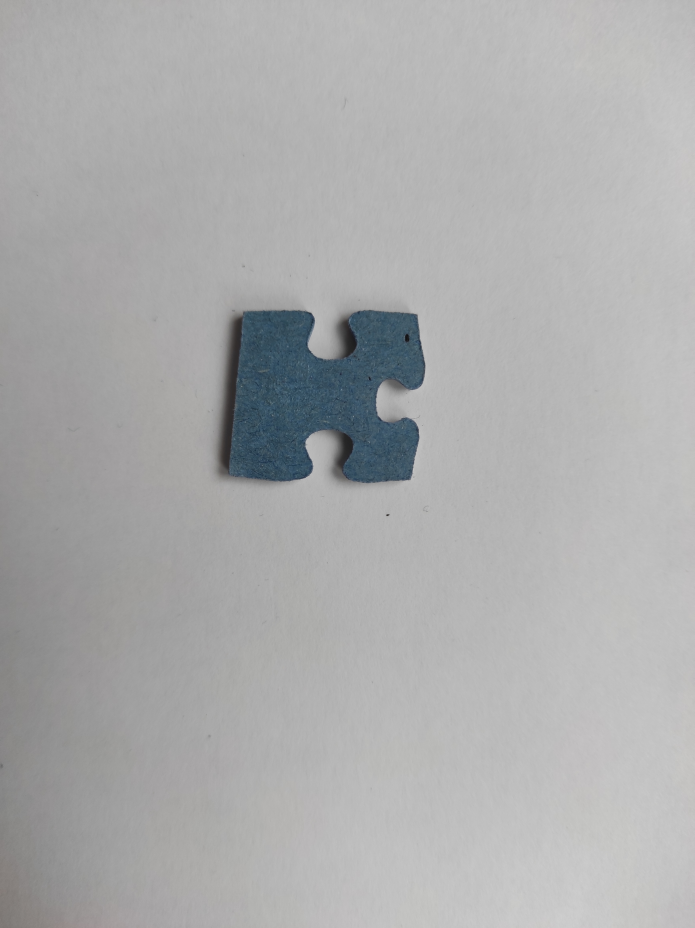
#> input picture data/pzl_1/pzl_1_001_back.jpg, 3472 x 4640 px (shown at 1/5 size); its folder holds only this picture in this run
$ jupyter execute sort_data.ipynb
#> lines starting #> are read from the running program, lines starting #| are printed output that depends on the picture
#> further down, img is the input picture: shape (4640, 3472, 3); mean B, G, R 172.8, 172.3, 171.6
[cell 1]
from pathlib import Path
import cv2
import os

source_dir = Path("../data/pzl_1")
target_dir = Path("../data/pzl_1_processed")
target_dir.mkdir(parents=True, exist_ok=True)
target_size = (256, 256)

def center_crop_to_square(image):
    """Zentriertes quadratisches Zuschneiden des Bildes"""
    h, w = image.shape[:2]
#> h = 4640; w = 3472
    min_dim = min(h, w)
#> min_dim = 3472
    start_x = (w - min_dim) // 2
#> start_x = 0
    start_y = (h - min_dim) // 2
#> start_y = 584
    return image[start_y:start_y + min_dim, start_x:start_x + min_dim]
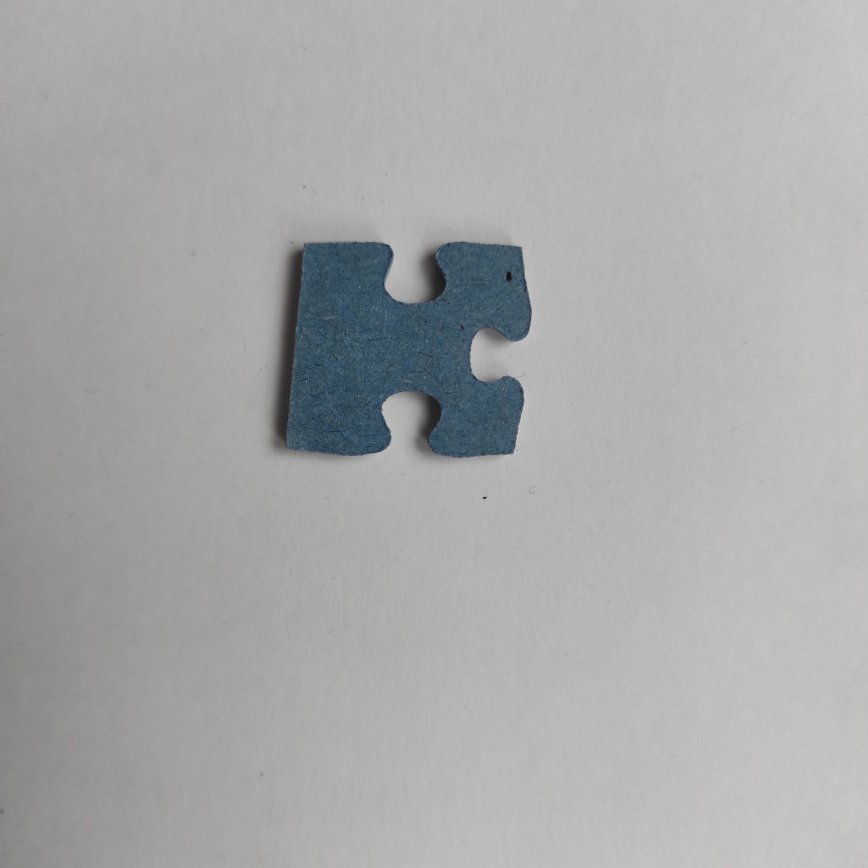
#> returned value: shape (3472, 3472, 3) (shown at 1/4 size); mean of channels 0, 1, 2 170, 169.3, 168.3; drawn as B, G, R

for img_path in sorted(source_dir.glob("*.jpg")):
    img = cv2.imread(str(img_path))
    if img is None:
        print(f"⚠️ Fehler beim Laden: {img_path.name}")
        continue
    cropped = center_crop_to_square(img)
    resized = cv2.resize(cropped, target_size, interpolation=cv2.INTER_AREA)
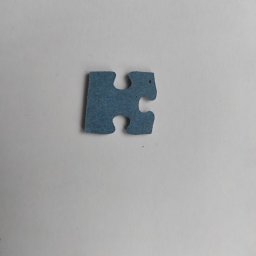
#> resized: shape (256, 256, 3); mean B, G, R 170, 169.3, 168.3

    output_path = target_dir / img_path.name
    cv2.imwrite(str(output_path), resized)
    print(f"✔️ {img_path.name} verarbeitet und gespeichert nach {output_path.name}")
